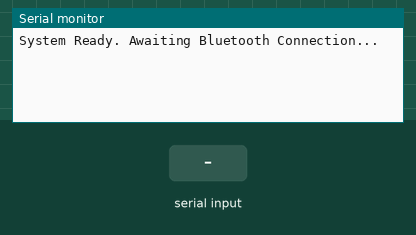
Bench run of a sketch on a simulated Arduino Uno, built with avr-gcc and run on an emulated ATmega328P. Shown: the last lines printed to the serial monitor. The test bench sets the inputs (shaded band).

Above: at 1.2 s.
1.3 s: "1" received over the second serial link
At 1.7 s:
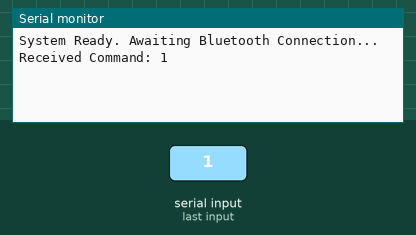
2.8 s: "0" received over the second serial link
At 4.0 s:
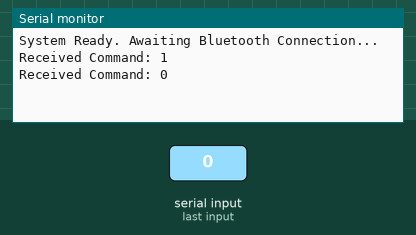
4.3 s: "2" received over the second serial link
At 5.2 s:
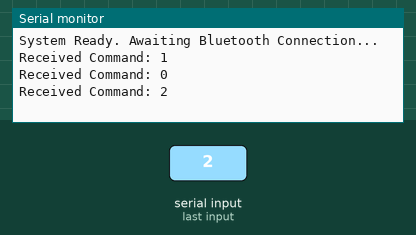

Measured:
- after the input at 1.3 s, the serial monitor: prints a new line at once (image 1)
- after the input at 2.8 s, the serial monitor: prints a new line at once (image 2)
- after the input at 4.3 s, the serial monitor: prints a new line at once (image 3)

The sketch:

mobileBase_bluetooth_simple.ino
```cpp
#include <SoftwareSerial.h>

// --- Step 4 Pin Definitions (Bluetooth) ---
const int rxPin = 2; // Connects to HC-05 TX
const int txPin = 3; // Connects to HC-05 RX (Use Voltage Divider!)

// Initialize SoftwareSerial
SoftwareSerial BTSerial(rxPin, txPin);
char command = 'S'; // Default state is stop

void setup() {

  Serial.begin(9600);
  BTSerial.begin(9600);
  Serial.println("System Ready. Awaiting Bluetooth Connection...");

}

void loop() {
  // Check if data is available in the Bluetooth buffer
  if (BTSerial.available()) {
    command = BTSerial.read();
    Serial.print("Received Command: ");
    Serial.println(command);

  }
}
```
